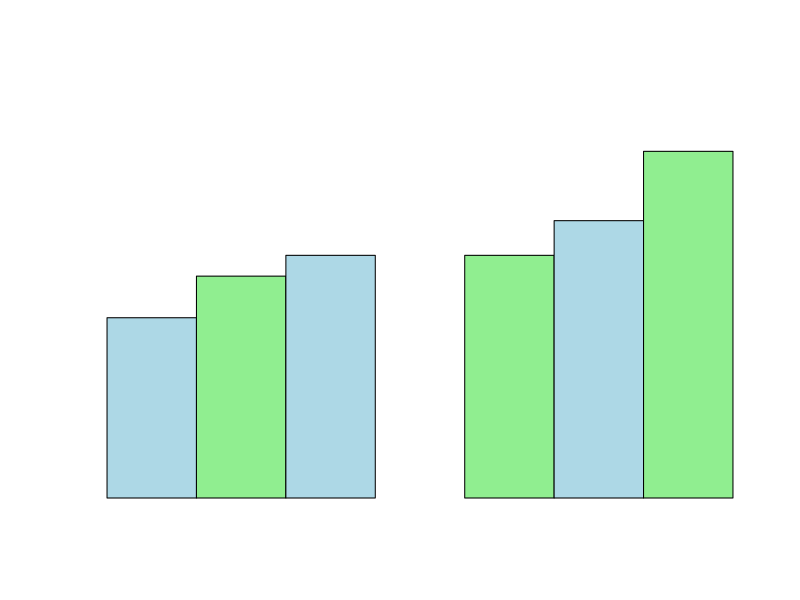

This figure's R source: (Note: this script raises an error after producing the figure.)
# Q1. Write a R program to create a simple bar plot of given data
# Year Export Import
# 2001 26 35
# 2002 32 40
# 2003 35 50

# Create the data
Year <- c(2001, 2002, 2003)
Export <- c(26, 32, 35)
Import <- c(35, 40, 50)

# Convert data to a data frame
data <- data.frame(Year, Export, Import)

# Set the bar width and position
bar_width <- 0.4
positions <- seq(1:length(Year))

# Create the bar plot
barplot(height = as.matrix(data[, -1]), 
        beside = TRUE, 
        names.arg = data$Year, 
        col = c("lightblue", "lightgreen"), 
        legend.text = c("Export", "Import"), 
        main = "Export and Import Data (2001-2003)", 
        xlab = "Year", 
        ylab = "Value", 
        ylim = c(0, 60))

# Add gridlines
grid(nx = NULL, ny = NULL)
